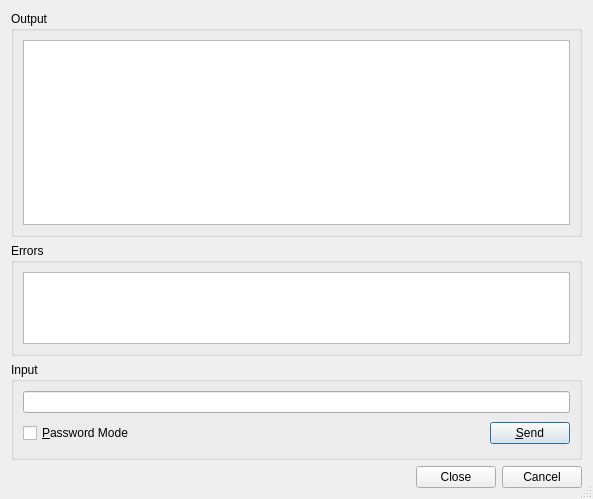
<?xml version="1.0" encoding="UTF-8"?>
<ui version="4.0">
 <class>SvnDialog</class>
 <widget class="QDialog" name="SvnDialog">
  <property name="geometry">
   <rect>
    <x>0</x>
    <y>0</y>
    <width>593</width>
    <height>499</height>
   </rect>
  </property>
  <property name="windowTitle">
   <string>Subversion</string>
  </property>
  <property name="sizeGripEnabled">
   <bool>true</bool>
  </property>
  <layout class="QVBoxLayout">
   <item>
    <widget class="QGroupBox" name="outputGroup">
     <property name="sizePolicy">
      <sizepolicy hsizetype="Preferred" vsizetype="Expanding">
       <horstretch>0</horstretch>
       <verstretch>2</verstretch>
      </sizepolicy>
     </property>
     <property name="title">
      <string>Output</string>
     </property>
     <layout class="QVBoxLayout">
      <item>
       <widget class="QTextEdit" name="resultbox">
        <property name="readOnly">
         <bool>true</bool>
        </property>
        <property name="acceptRichText">
         <bool>false</bool>
        </property>
       </widget>
      </item>
     </layout>
    </widget>
   </item>
   <item>
    <widget class="QGroupBox" name="errorGroup">
     <property name="sizePolicy">
      <sizepolicy hsizetype="Preferred" vsizetype="Expanding">
       <horstretch>0</horstretch>
       <verstretch>1</verstretch>
      </sizepolicy>
     </property>
     <property name="title">
      <string>Errors</string>
     </property>
     <layout class="QVBoxLayout">
      <item>
       <widget class="QTextEdit" name="errors">
        <property name="readOnly">
         <bool>true</bool>
        </property>
        <property name="acceptRichText">
         <bool>false</bool>
        </property>
       </widget>
      </item>
     </layout>
    </widget>
   </item>
   <item>
    <widget class="QGroupBox" name="inputGroup">
     <property name="title">
      <string>Input</string>
     </property>
     <layout class="QGridLayout">
      <item row="1" column="1">
       <spacer>
        <property name="orientation">
         <enum>Qt::Horizontal</enum>
        </property>
        <property name="sizeType">
         <enum>QSizePolicy::Expanding</enum>
        </property>
        <property name="sizeHint" stdset="0">
         <size>
          <width>327</width>
          <height>29</height>
         </size>
        </property>
       </spacer>
      </item>
      <item row="1" column="2">
       <widget class="QPushButton" name="sendButton">
        <property name="toolTip">
         <string>Press to send the input to the subversion process</string>
        </property>
        <property name="text">
         <string>&amp;Send</string>
        </property>
        <property name="shortcut">
         <string>Alt+S</string>
        </property>
       </widget>
      </item>
      <item row="0" column="0" colspan="3">
       <widget class="QLineEdit" name="input">
        <property name="toolTip">
         <string>Enter data to be sent to the subversion process</string>
        </property>
       </widget>
      </item>
      <item row="1" column="0">
       <widget class="QCheckBox" name="passwordCheckBox">
        <property name="toolTip">
         <string>Select to switch the input field to password mode</string>
        </property>
        <property name="text">
         <string>&amp;Password Mode</string>
        </property>
        <property name="shortcut">
         <string>Alt+P</string>
        </property>
       </widget>
      </item>
     </layout>
    </widget>
   </item>
   <item>
    <widget class="QDialogButtonBox" name="buttonBox">
     <property name="orientation">
      <enum>Qt::Horizontal</enum>
     </property>
     <property name="standardButtons">
      <set>QDialogButtonBox::Cancel|QDialogButtonBox::Close</set>
     </property>
    </widget>
   </item>
  </layout>
 </widget>
 <pixmapfunction>qPixmapFromMimeSource</pixmapfunction>
 <tabstops>
  <tabstop>resultbox</tabstop>
  <tabstop>errors</tabstop>
  <tabstop>input</tabstop>
  <tabstop>passwordCheckBox</tabstop>
  <tabstop>sendButton</tabstop>
  <tabstop>buttonBox</tabstop>
 </tabstops>
 <resources/>
 <connections/>
</ui>
